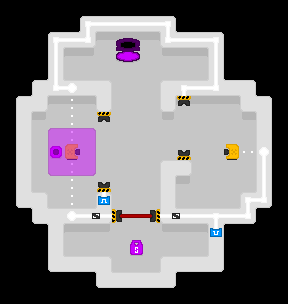

The image is a tile-based game level rendered from a .tmx file. Its description and complete source (layers, tilesets, objects, tile grids) follow:
An orthogonal 18x19 tile map with 16x16 px tiles, 4 tile layers (layer1, layer2, objects, layer5), 1 hidden layer not drawn.

<map version="1.5" tiledversion="1.7.2" orientation="orthogonal" renderorder="right-down" width="18" height="19" tilewidth="16" tileheight="16" infinite="0" nextlayerid="6" nextobjectid="1">
 <tileset firstgid="1" source="../porthole-tileset.tsx" />
 <layer id="1" name="layer1" width="18" height="19">
  <data encoding="csv">
1,1,1,1,1,1,1,1,1,1,1,1,1,1,1,1,1,1,
1,1,1,1,1,33,33,33,33,33,33,1,1,1,1,1,1,1,
1,1,1,33,33,33,2,2,2,2,33,33,33,33,1,1,1,1,
1,1,1,33,2,2,2,2,2,2,2,2,2,33,1,1,1,1,
1,1,1,33,2,2,2,2,2,2,2,2,2,33,1,1,1,1,
1,1,33,33,33,33,33,2,2,2,33,33,33,33,33,33,1,1,
1,33,33,2,2,2,33,2,2,2,33,2,2,2,2,33,33,1,
1,33,2,2,2,2,2,2,2,2,2,2,2,2,2,2,33,1,
1,33,2,2,2,2,2,2,2,2,2,2,2,2,2,2,33,1,
1,33,2,2,2,2,2,2,2,2,2,2,2,2,2,2,33,1,
1,33,2,2,2,2,2,2,2,2,33,33,2,2,2,2,33,1,
1,33,2,2,2,2,2,2,2,2,33,2,2,2,2,2,33,1,
1,33,33,2,2,2,33,2,2,2,33,2,2,2,2,33,33,1,
1,1,33,33,33,33,33,2,2,2,33,33,33,33,33,33,1,1,
1,1,1,33,2,2,2,2,2,2,2,2,2,33,1,1,1,1,
1,1,1,33,2,2,2,2,2,2,2,2,2,33,1,1,1,1,
1,1,1,33,33,33,33,2,2,2,33,33,33,33,1,1,1,1,
1,1,1,1,1,1,33,33,33,33,33,1,1,1,1,1,1,1,
1,1,1,1,1,1,1,1,1,1,1,1,1,1,1,1,1,1
</data>
 </layer>
 <layer id="4" name="layer2" width="18" height="19">
  <data encoding="csv">
0,0,0,0,0,0,0,0,0,0,0,0,0,0,0,0,0,0,
0,0,0,0,11,37,66,66,66,66,38,12,0,0,0,0,0,0,
0,0,0,37,66,40,97,47,48,99,39,66,66,38,0,0,0,0,
0,0,0,34,97,101,0,77,78,0,100,98,99,34,0,0,0,0,
0,0,11,34,72,0,0,0,0,0,0,0,71,34,12,0,0,0,
0,11,37,135,66,66,8,0,0,0,7,66,66,135,66,38,12,0,
0,37,40,97,109,99,36,0,0,0,36,97,98,98,99,39,38,0,
0,34,133,0,108,0,102,0,0,0,102,0,0,0,0,132,34,0,
0,34,0,0,108,0,0,0,0,0,0,0,0,0,0,0,34,0,
0,34,0,0,0,0,0,0,0,0,0,0,0,0,0,140,34,0,
0,34,0,0,108,0,0,0,0,0,7,68,0,0,0,0,34,0,
0,34,72,0,108,0,0,0,0,0,34,133,0,0,0,71,34,0,
0,69,8,72,108,71,35,0,0,0,34,72,0,0,71,7,70,0,
0,43,69,137,66,66,40,0,0,0,39,66,66,137,66,70,44,0,
0,0,43,34,97,98,101,0,0,0,100,98,99,34,44,0,0,0,
0,0,0,34,72,0,0,0,0,0,0,0,71,34,0,0,0,0,
0,0,0,69,66,66,8,72,0,71,7,66,66,70,0,0,0,0,
0,0,0,0,0,43,69,66,66,66,70,44,0,0,0,0,0,0,
0,0,0,0,0,0,0,0,0,0,0,0,0,0,0,0,0,0
</data>
 </layer>
 <layer id="2" name="objects" width="18" height="19">
  <data encoding="csv">
0,0,0,0,0,0,0,0,0,0,0,0,0,0,0,0,0,0,
0,0,0,0,0,196,165,165,165,165,198,0,0,0,0,0,0,0,
0,0,0,196,165,262,0,0,0,0,260,165,165,198,0,0,0,0,
0,0,0,166,0,0,0,0,0,0,0,0,0,166,0,0,0,0,
0,0,0,166,0,0,0,0,0,0,0,0,0,166,0,0,0,0,
0,0,0,260,199,0,0,0,0,0,0,196,165,262,0,0,0,0,
0,0,0,0,0,0,0,0,0,0,0,293,0,0,0,0,0,0,
0,0,0,0,0,0,293,0,0,0,0,0,0,0,0,0,0,0,
0,0,0,0,0,0,0,0,0,0,0,0,0,0,0,0,0,0,
0,0,0,393,257,0,0,0,0,0,0,325,0,0,290,0,263,0,
0,0,0,0,0,0,0,0,0,0,0,0,0,0,0,0,166,0,
0,0,0,0,0,0,325,0,0,0,0,0,0,0,0,0,166,0,
0,0,0,0,0,0,487,0,0,0,0,0,0,0,0,196,262,0,
0,0,0,0,231,266,267,385,323,386,266,267,165,197,165,262,0,0,
0,0,0,0,0,0,0,0,0,0,0,0,0,486,0,0,0,0,
0,0,0,0,0,0,0,0,234,0,0,0,0,0,0,0,0,0,
0,0,0,0,0,0,0,0,0,0,0,0,0,0,0,0,0,0,
0,0,0,0,0,0,0,0,0,0,0,0,0,0,0,0,0,0,
0,0,0,0,0,0,0,0,0,0,0,0,0,0,0,0,0,0
</data>
 </layer>
 <layer id="5" name="collision" width="18" height="19" visible="0">
  <data encoding="csv">
0,0,0,0,0,0,0,0,0,0,0,0,0,0,0,0,0,0,
0,0,0,0,0,17,17,17,17,17,17,0,0,0,0,0,0,0,
0,0,0,17,17,17,0,17,17,0,17,17,17,17,0,0,0,0,
0,0,0,17,0,0,0,0,0,0,0,0,0,17,0,0,0,0,
0,0,0,17,0,0,0,0,0,0,0,0,0,17,0,0,0,0,
0,0,17,17,17,17,17,0,0,0,17,17,17,17,17,17,0,0,
0,17,17,0,0,0,17,0,0,0,17,19,0,0,0,17,17,0,
0,17,0,0,0,0,19,0,0,0,0,0,0,0,0,0,17,0,
0,17,0,0,0,0,0,0,0,0,0,0,0,0,0,0,17,0,
0,17,0,114,82,0,0,0,0,0,0,21,0,0,81,0,17,0,
0,17,0,0,0,0,0,0,0,0,17,17,0,0,0,0,17,0,
0,17,0,0,0,0,21,0,0,0,17,0,0,0,0,0,17,0,
0,17,17,0,0,0,17,0,0,0,17,0,0,0,0,17,17,0,
0,0,17,17,17,17,17,22,113,20,17,17,17,17,17,17,0,0,
0,0,0,17,0,0,0,0,0,0,0,0,0,17,0,0,0,0,
0,0,0,17,0,0,0,0,54,0,0,0,0,17,0,0,0,0,
0,0,0,17,17,17,17,0,0,0,17,17,17,17,0,0,0,0,
0,0,0,0,0,0,17,17,17,17,17,0,0,0,0,0,0,0,
0,0,0,0,0,0,0,0,0,0,0,0,0,0,0,0,0,0
</data>
 </layer>
 <layer id="3" name="layer5" width="18" height="19">
  <data encoding="csv">
0,0,0,0,0,0,0,0,0,0,0,0,0,0,0,0,0,0,
0,0,0,0,0,0,0,0,0,0,0,0,0,0,0,0,0,0,
0,0,0,0,0,0,0,0,0,0,0,0,0,0,0,0,0,0,
0,0,0,0,0,0,0,0,0,0,0,0,0,0,0,0,0,0,
0,0,0,0,0,0,0,0,0,0,0,0,0,0,0,0,0,0,
0,0,0,0,0,0,0,0,0,0,0,0,0,0,0,0,0,0,
0,0,0,0,0,0,0,0,0,0,0,0,0,0,0,0,0,0,
0,0,0,0,0,0,0,0,0,0,0,0,0,0,0,0,0,0,
0,0,0,424,425,426,0,0,0,0,0,0,0,0,0,0,0,0,
0,0,0,456,457,458,0,0,0,0,0,0,0,0,0,0,0,0,
0,0,0,488,489,490,0,0,0,0,0,0,0,0,0,0,0,0,
0,0,0,0,0,0,0,0,0,0,0,0,0,0,0,0,0,0,
0,0,0,0,0,0,0,0,0,0,0,0,0,0,0,0,0,0,
0,0,0,0,0,0,0,0,0,0,0,0,0,0,0,0,0,0,
0,0,0,0,0,0,0,0,0,0,0,0,0,0,0,0,0,0,
0,0,0,0,0,0,0,0,0,0,0,0,0,0,0,0,0,0,
0,0,0,0,0,0,0,0,0,0,0,0,0,0,0,0,0,0,
0,0,0,0,0,0,0,0,0,0,0,0,0,0,0,0,0,0,
0,0,0,0,0,0,0,0,0,0,0,0,0,0,0,0,0,0
</data>
 </layer>
</map>
